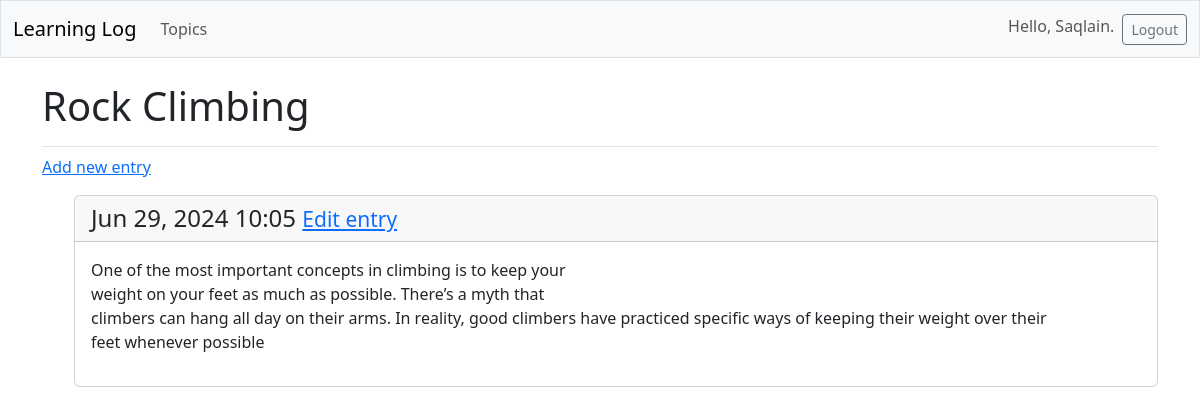
The page /topics/2/ (signed in) on the database its author committed.
### learning_logs/models.py (models this page shows, shortened)
class Topic(models.Model):
    text = models.CharField(max_length=200)
    data_added = models.DateTimeField(auto_now_add=True)
    owner = models.ForeignKey(User, on_delete=models.CASCADE)

class Entry(models.Model):
    topic = models.ForeignKey(Topic, on_delete=models.CASCADE)
    text = models.TextField()
    date_added = models.DateTimeField(auto_now_add=True)
    class Meta:
        verbose_name_plural = 'enteries'

### learning_logs/views.py (the view)
# urls.py: path('topics/<int:topic_id>/', views.topic, name='topic'),
@login_required
def topic(request, topic_id):
    topic = Topic.objects.get(id=topic_id)
    if topic.owner != request.user:
        raise Http404
    entries = topic.entry_set.order_by('-date_added')
    context = {'topic': topic, 'entries': entries}
    return render(request, 'learning_logs/topic.html', context)

### learning_logs/templates/learning_logs/topic.html
{% extends 'learning_logs/base.html' %} {% block page_header %}
<h1>{{ topic.text }}</h1>
{% endblock page_header %} {% block content %}
<p>
  <a href="{% url 'learning_logs:new_entry' topic.id %}">Add new entry</a>
</p>
<ul>
  {% for entry in entries %}
  <div class="card mb-3">
    <h4 class="card-header">
      {{ entry.date_added|date:'M d, Y H:i' }}
      <small>
        <a href="{% url 'learning_logs:edit_entry' entry.id %}"> Edit entry</a>
      </small>
    </h4>
    <div class="card-body">{{ entry.text|linebreaks }}</div>
  </div>
  {% empty %}
  <p>There are no entries for this topic yet.</p>
  {% endfor %}
</ul>
{% endblock content %}

### learning_logs/templates/learning_logs/base.html (shortened to what this page needs)
<!DOCTYPE html>
<html lang="en">
  <head>
    {% load django_bootstrap5 %} {% bootstrap_css %} {% bootstrap_javascript %}
  </head>
  <body>
    <nav class="navbar navbar-expand-md navbar-light bg-light mb-4 border">
      <div class="container-fluid">
        <a class="navbar-brand" href="{% url 'learning_logs:index' %}">
          Learning Log
        </a>
        <div class="collapse navbar-collapse" id="navbarCollapse">
          <ul class="navbar-nav me-auto mb-2 mb-md-0">
            <li class="nav-item">
              <a href="{% url 'learning_logs:topics' %}" class="nav-link">
                Topics
              </a>
            </li>
          </ul>
          <ul class="navbar-nav ms-auto mb-2 mb-md-0">
            {% if user.is_authenticated %}
            <li class="nav-item">
              <span class="navbar-text me-2">Hello, {{ user.username }}. </span>
            </li>
            {% endif %} {% if user.is_authenticated %}
            <form action="{% url 'accounts:logout' %}" method="post">
              <button name="submit" class="btn btn-outline-secondary btn-sm">
                Logout
              </button>
            </form>
            {% endif %}
          </ul>
        </div>
      </div>
    </nav>
    <main class=" container">
      <div class="pb-2 mb-2 border-bottom">
        {% block page_header %} {% endblock page_header %}
      </div>
      <div>
        {% block content %}{% endblock content %}
      </div>
    </main>
  </body>
</html>

### rows shown on the page
Topic: text "Rock Climbing"
Entry: date_added "Jun 29, 2024 10:05", text "One of the most important concepts in climbing is to keep your weight on your feet as much as possible. There’s a myth that climbers can hang all day on their arms. In reality, good climb\u0002ers have practiced specific ways of keeping their weight over their feet whenever possible"

### other values the page prints
{{ user.username }} "Saqlain"
